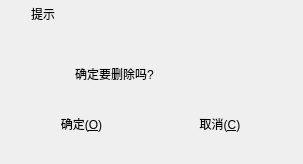
<?xml version="1.0" encoding="UTF-8"?>
<ui version="4.0">
 <class>frmMessageBox</class>
 <widget class="QDialog" name="frmMessageBox">
  <property name="geometry">
   <rect>
    <x>0</x>
    <y>0</y>
    <width>303</width>
    <height>164</height>
   </rect>
  </property>
  <property name="windowTitle">
   <string>提示</string>
  </property>
  <layout class="QVBoxLayout" name="verticalLayout">
   <property name="spacing">
    <number>5</number>
   </property>
   <property name="leftMargin">
    <number>0</number>
   </property>
   <property name="topMargin">
    <number>0</number>
   </property>
   <property name="rightMargin">
    <number>0</number>
   </property>
   <property name="bottomMargin">
    <number>0</number>
   </property>
   <item>
    <widget class="QWidget" name="widget_title" native="true">
     <property name="sizePolicy">
      <sizepolicy hsizetype="Preferred" vsizetype="Fixed">
       <horstretch>0</horstretch>
       <verstretch>0</verstretch>
      </sizepolicy>
     </property>
     <property name="minimumSize">
      <size>
       <width>100</width>
       <height>28</height>
      </size>
     </property>
     <layout class="QHBoxLayout" name="horizontalLayout_2">
      <property name="spacing">
       <number>0</number>
      </property>
      <property name="leftMargin">
       <number>0</number>
      </property>
      <property name="topMargin">
       <number>0</number>
      </property>
      <property name="rightMargin">
       <number>0</number>
      </property>
      <property name="bottomMargin">
       <number>0</number>
      </property>
      <item>
       <widget class="QLabel" name="lab_Ico">
        <property name="sizePolicy">
         <sizepolicy hsizetype="Minimum" vsizetype="Preferred">
          <horstretch>0</horstretch>
          <verstretch>0</verstretch>
         </sizepolicy>
        </property>
        <property name="minimumSize">
         <size>
          <width>31</width>
          <height>0</height>
         </size>
        </property>
        <property name="text">
         <string/>
        </property>
        <property name="alignment">
         <set>Qt::AlignCenter</set>
        </property>
       </widget>
      </item>
      <item>
       <widget class="QLabel" name="lab_Title">
        <property name="sizePolicy">
         <sizepolicy hsizetype="Expanding" vsizetype="Preferred">
          <horstretch>0</horstretch>
          <verstretch>0</verstretch>
         </sizepolicy>
        </property>
        <property name="styleSheet">
         <string notr="true">font: 10pt &quot;微软雅黑&quot;;</string>
        </property>
        <property name="text">
         <string>提示</string>
        </property>
        <property name="alignment">
         <set>Qt::AlignLeading|Qt::AlignLeft|Qt::AlignVCenter</set>
        </property>
       </widget>
      </item>
      <item>
       <widget class="QWidget" name="widget_menu" native="true">
        <property name="sizePolicy">
         <sizepolicy hsizetype="Minimum" vsizetype="Preferred">
          <horstretch>0</horstretch>
          <verstretch>0</verstretch>
         </sizepolicy>
        </property>
        <layout class="QHBoxLayout" name="horizontalLayout">
         <property name="spacing">
          <number>0</number>
         </property>
         <property name="leftMargin">
          <number>0</number>
         </property>
         <property name="topMargin">
          <number>0</number>
         </property>
         <property name="rightMargin">
          <number>0</number>
         </property>
         <property name="bottomMargin">
          <number>0</number>
         </property>
         <item>
          <widget class="QPushButton" name="btnMenu_Close">
           <property name="sizePolicy">
            <sizepolicy hsizetype="Minimum" vsizetype="Expanding">
             <horstretch>0</horstretch>
             <verstretch>0</verstretch>
            </sizepolicy>
           </property>
           <property name="minimumSize">
            <size>
             <width>40</width>
             <height>0</height>
            </size>
           </property>
           <property name="cursor">
            <cursorShape>ArrowCursor</cursorShape>
           </property>
           <property name="focusPolicy">
            <enum>Qt::NoFocus</enum>
           </property>
           <property name="toolTip">
            <string>关闭</string>
           </property>
           <property name="text">
            <string/>
           </property>
           <property name="flat">
            <bool>true</bool>
           </property>
          </widget>
         </item>
        </layout>
       </widget>
      </item>
     </layout>
    </widget>
   </item>
   <item>
    <widget class="QWidget" name="widget_main" native="true">
     <property name="styleSheet">
      <string notr="true">font: 11pt &quot;微软雅黑&quot;;</string>
     </property>
     <layout class="QVBoxLayout" name="verticalLayout_2">
      <property name="spacing">
       <number>5</number>
      </property>
      <property name="leftMargin">
       <number>5</number>
      </property>
      <property name="topMargin">
       <number>10</number>
      </property>
      <property name="rightMargin">
       <number>5</number>
      </property>
      <property name="bottomMargin">
       <number>5</number>
      </property>
      <item>
       <widget class="QGroupBox" name="groupBox">
        <property name="styleSheet">
         <string notr="true">border:0px;</string>
        </property>
        <property name="title">
         <string/>
        </property>
        <widget class="QLabel" name="labIcoMain">
         <property name="geometry">
          <rect>
           <x>10</x>
           <y>10</y>
           <width>45</width>
           <height>45</height>
          </rect>
         </property>
         <property name="styleSheet">
          <string notr="true">border-image: url(:/image/info.png);</string>
         </property>
         <property name="text">
          <string/>
         </property>
        </widget>
        <widget class="QLabel" name="labInfo">
         <property name="geometry">
          <rect>
           <x>70</x>
           <y>10</y>
           <width>211</width>
           <height>41</height>
          </rect>
         </property>
         <property name="text">
          <string>确定要删除吗?</string>
         </property>
         <property name="scaledContents">
          <bool>false</bool>
         </property>
         <property name="wordWrap">
          <bool>true</bool>
         </property>
        </widget>
        <widget class="QWidget" name="layoutWidget">
         <property name="geometry">
          <rect>
           <x>10</x>
           <y>60</y>
           <width>271</width>
           <height>43</height>
          </rect>
         </property>
         <layout class="QHBoxLayout" name="horizontalLayout_3">
          <item>
           <widget class="QPushButton" name="btnOk">
            <property name="cursor">
             <cursorShape>PointingHandCursor</cursorShape>
            </property>
            <property name="focusPolicy">
             <enum>Qt::StrongFocus</enum>
            </property>
            <property name="styleSheet">
             <string notr="true"/>
            </property>
            <property name="text">
             <string>确定(&amp;O)</string>
            </property>
            <property name="icon">
             <iconset>
              <normaloff>:/image/update.png</normaloff>:/image/update.png</iconset>
            </property>
            <property name="iconSize">
             <size>
              <width>20</width>
              <height>20</height>
             </size>
            </property>
           </widget>
          </item>
          <item>
           <widget class="QPushButton" name="btnCancel">
            <property name="cursor">
             <cursorShape>PointingHandCursor</cursorShape>
            </property>
            <property name="focusPolicy">
             <enum>Qt::StrongFocus</enum>
            </property>
            <property name="styleSheet">
             <string notr="true"/>
            </property>
            <property name="text">
             <string>取消(&amp;C)</string>
            </property>
            <property name="icon">
             <iconset resource="img.qrc">
              <normaloff>:/image/close.png</normaloff>:/image/close.png</iconset>
            </property>
            <property name="iconSize">
             <size>
              <width>20</width>
              <height>20</height>
             </size>
            </property>
           </widget>
          </item>
         </layout>
        </widget>
       </widget>
      </item>
     </layout>
    </widget>
   </item>
  </layout>
 </widget>
 <resources>
  <include location="img.qrc"/>
 </resources>
 <connections/>
</ui>
